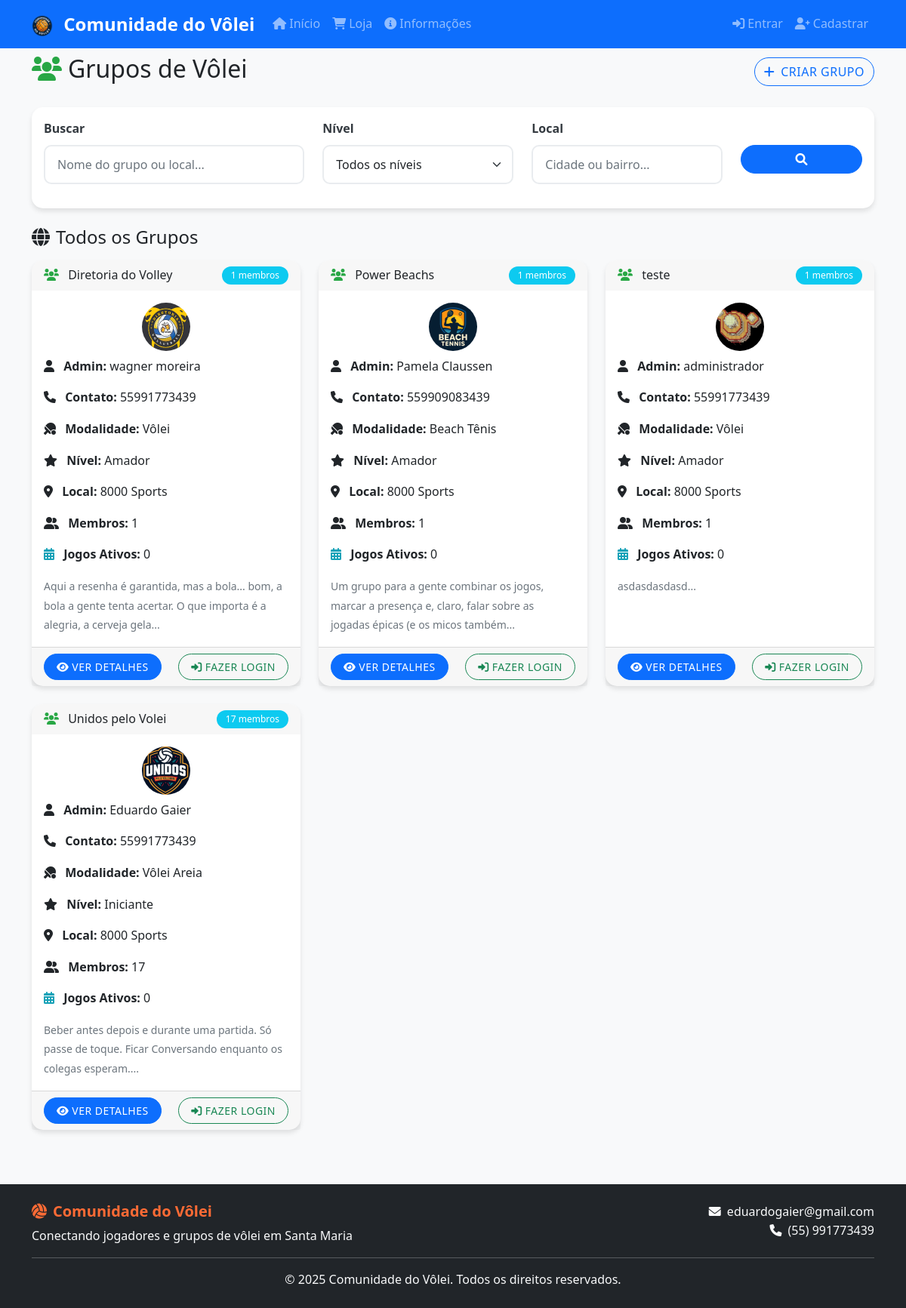
/grupos/grupos.php, run on the app's committed database.
### tables this page shows
CREATE TABLE `grupos` (
  `id` int(11) NOT NULL,
  `nome` varchar(100) NOT NULL,
  `logo_id` int(11) DEFAULT NULL,
  `descricao` text DEFAULT NULL,
  `nivel` enum('Iniciante','Amador','Avançado','Profissional') DEFAULT NULL,
  `administrador_id` int(11) NOT NULL,
  `local_principal` varchar(200) DEFAULT NULL,
  `contato` text DEFAULT NULL,
  `ativo` tinyint(1) DEFAULT 1,
  `data_criacao` timestamp NOT NULL DEFAULT current_timestamp(),
  `modalidade` enum('Vôlei','Vôlei Quadra','Vôlei Areia','Beach Tênis') DEFAULT NULL
);

CREATE TABLE `usuarios` (
  `id` int(11) NOT NULL,
  `nome` varchar(100) NOT NULL,
  `usuario` varchar(50) NOT NULL,
  `cpf` varchar(14) DEFAULT NULL,
  `telefone` varchar(15) DEFAULT NULL,
  `email` varchar(100) NOT NULL,
  `senha` varchar(255) NOT NULL,
  `nivel` enum('Iniciante','Intermediário','Avançado','Profissional') NOT NULL,
  `genero` enum('Masculino','Feminino') NOT NULL DEFAULT 'Masculino',
  `disponibilidade` text DEFAULT NULL,
  `data_aniversario` date DEFAULT NULL,
  `reputacao` int(11) DEFAULT 0,
  `foto_perfil` varchar(255) DEFAULT NULL,
  `data_cadastro` timestamp NOT NULL DEFAULT current_timestamp(),
  `ativo` tinyint(1) DEFAULT 1,
  `is_premium` tinyint(1) DEFAULT 0,
  `premium_ativado_em` timestamp NULL DEFAULT NULL,
  `premium_expira_em` timestamp NULL DEFAULT NULL,
  `ultimo_pagamento` timestamp NULL DEFAULT NULL,
  `is_admin` tinyint(1) DEFAULT 0
);

### includes/db_connect.php (called while the page is built, shortened)
<?php
function executeQuery($pdo, $sql, $params = []) {
    try {
        $stmt = $pdo->prepare($sql);
        $stmt->execute($params);
        return $stmt;
    } catch(PDOException $e) {
        error_log("Erro na query: " . $e->getMessage());
        return false;
    }
}
function isLoggedIn() {
    return isset($_SESSION['user_id']) && !empty($_SESSION['user_id']);
}
?>

### grupos/grupos.php (the view, shortened to what this page needs)
<?php
require_once '../includes/db_connect.php';
$sql = "SELECT g.*, u.nome as admin_nome,
               COUNT(gm.id) as total_membros,
               COUNT(j.id) as total_jogos
        FROM grupos g
        LEFT JOIN usuarios u ON g.administrador_id = u.id
        LEFT JOIN grupo_membros gm ON g.id = gm.grupo_id AND gm.ativo = 1
        LEFT JOIN jogos j ON g.id = j.grupo_id AND j.status = 'Aberto'
        WHERE g.ativo = 1
        GROUP BY g.id
        ORDER BY g.nome";
$stmt = executeQuery($pdo, $sql);
$grupos = $stmt ? $stmt->fetchAll() : [];
include '../includes/header.php';
?>
<div class="row">
    <div class="col-12">
        <div class="d-flex justify-content-between align-items-center mb-4">
            <h2>
                <i class="fas fa-users me-2"></i>Grupos de Vôlei
            </h2>
            <?php if (isLoggedIn()): ?>
                <button class="btn btn-primary" data-bs-toggle="modal" data-bs-target="#criarGrupoModal">
                    <i class="fas fa-plus me-2"></i>Criar Grupo
                </button>
            <?php else: ?>
                <button class="btn btn-outline-primary" onclick="mostrarLoginNecessario()">
                    <i class="fas fa-plus me-2"></i>Criar Grupo
                </button>
            <?php endif; ?>
        </div>
    </div>
</div>
<div class="row mb-4">
    <div class="col-12">
        <div class="card">
            <div class="card-body">
                <form id="filtros-form">
                    <div class="row">
                        <div class="col-md-4 mb-3">
                            <label for="busca" class="form-label">Buscar</label>
                            <input type="text" class="form-control" id="busca" name="busca"
                                   placeholder="Nome do grupo ou local...">
                        </div>
                        <div class="col-md-3 mb-3">
                            <label for="nivel" class="form-label">Nível</label>
                            <select class="form-select" id="nivel" name="nivel">
                                <option value="">Todos os níveis</option>
                            </select>
                        </div>
                        <div class="col-md-3 mb-3">
                            <label for="local" class="form-label">Local</label>
                            <input type="text" class="form-control" id="local" name="local"
                                   placeholder="Cidade ou bairro...">
                        </div>
                        <div class="col-md-2 mb-3">
                            <label class="form-label">&nbsp;</label>
                            <div class="d-grid">
                                <button type="submit" class="btn btn-primary">
                                    <i class="fas fa-search"></i>
                                </button>
                            </div>
                        </div>
                    </div>
                </form>
            </div>
        </div>
    </div>
</div>
<div class="row">
    <div class="col-12">
        <h4 class="mb-3">
            <i class="fas fa-globe me-2"></i>Todos os Grupos
        </h4>
        <?php if (empty($grupos)): ?>
            <div class="text-center py-5">
                <i class="fas fa-users fa-4x text-muted mb-3"></i>
                <h5 class="text-muted">Nenhum grupo encontrado</h5>
                <p class="text-muted">Seja o primeiro a criar um grupo!</p>
                <button class="btn btn-primary" data-bs-toggle="modal" data-bs-target="#criarGrupoModal">
                    <i class="fas fa-plus me-2"></i>Criar Primeiro Grupo
                </button>
            </div>
        <?php else: ?>
            <div class="row" id="grupos-container">
                <?php foreach ($grupos as $grupo): ?>
                    <div class="col-md-6 col-lg-4 mb-4">
                        <div class="card h-100">
                            <div class="card-header d-flex justify-content-between align-items-center">
                                <h6 class="mb-0">
                                    <i class="fas fa-users me-2"></i>
                                    <?php echo htmlspecialchars($grupo['nome']); ?>
                                </h6>
                                <span class="badge bg-info">
                                    <?php echo $grupo['total_membros']; ?> membros
                                </span>
                            </div>
                            <div class="card-body">
                                <?php if (!empty($grupo['logo_id'])): ?>
                                    <div class="mb-2 text-center">
                                        <img src="<?php echo '../../assets/arquivos/logosgrupos/'.(int)$grupo['logo_id'].'.png'; ?>" alt="Logo do grupo" class="rounded-circle" width="64" height="64">
                                    </div>
                                <?php endif; ?>
                                <p class="card-text">
                                    <i class="fas fa-user me-2"></i>
                                    <strong>Admin:</strong> <?php echo htmlspecialchars($grupo['admin_nome']); ?>
                                </p>
                                <p class="card-text">
                                    <i class="fas fa-phone me-2"></i>
                                    <strong>Contato:</strong> <?php echo htmlspecialchars($grupo['contato'] ?? 'Não informado'); ?>
                                </p>
                                <p class="card-text">
                                    <i class="fas fa-table-tennis me-2"></i>
                                    <strong>Modalidade:</strong> <?php echo htmlspecialchars($grupo['modalidade'] ?? 'Não informado'); ?>
                                </p>
                                <p class="card-text">
                                    <i class="fas fa-star me-2"></i>
                                    <strong>Nível:</strong> <?php echo htmlspecialchars($grupo['nivel'] ?? 'Não informado'); ?>
                                </p>
                                <p class="card-text">
                                    <i class="fas fa-map-marker-alt me-2"></i>
                                    <strong>Local:</strong> <?php echo htmlspecialchars($grupo['local_principal']); ?>
                                </p>
                                <p class="card-text">
                                    <i class="fas fa-user-friends me-2"></i>
                                    <strong>Membros:</strong> <?php echo isset($grupo['total_membros']) ? (int)$grupo['total_membros'] : 0; ?>
                                </p>
                                <p class="card-text">
                                    <i class="fas fa-calendar-alt me-2"></i>
                                    <strong>Jogos Ativos:</strong> <?php echo $grupo['total_jogos']; ?>
                                </p>
                                <?php if ($grupo['descricao']): ?>
                                    <p class="card-text">
                                        <small class="text-muted"><?php echo htmlspecialchars(substr($grupo['descricao'], 0, 120)); ?>...</small>
                                    </p>
                                <?php endif; ?>
                            </div>
                            <div class="card-footer">
                                <div class="d-flex justify-content-between">
                                    <a href="grupo.php?id=<?php echo $grupo['id']; ?>" class="btn btn-primary btn-sm">
                                        <i class="fas fa-eye me-1"></i>Ver Detalhes
                                    </a>
                                    <?php
                                    $ja_e_membro = false;
                                    ?>
                                    <?php if (isLoggedIn()): ?>
                                        <?php if (!$ja_e_membro): ?>
                                            <button class="btn btn-success btn-sm" onclick="solicitarEntrada(<?php echo $grupo['id']; ?>)">
                                                <i class="fas fa-user-plus me-1"></i>Entrar
                                            </button>
                                        <?php else: ?>
                                            <span class="badge bg-success">Membro</span>
                                        <?php endif; ?>
                                    <?php else: ?>
                                        <button class="btn btn-outline-success btn-sm" onclick="mostrarLoginNecessario()">
                                            <i class="fas fa-sign-in-alt me-1"></i>Fazer Login
                                        </button>
                                    <?php endif; ?>
                                </div>
                            </div>
                        </div>
                    </div>
                <?php endforeach; ?>
            </div>
        <?php endif; ?>
    </div>
</div>
<link href="https://cdnjs.cloudflare.com/ajax/libs/cropperjs/1.5.13/cropper.min.css" rel="stylesheet">
<?php include '../includes/footer.php'; ?>

### assets/css/style.css (style rules this page uses)
:root { --primary-color: #007bff; --secondary-color: #6c757d; --success-color: #28a745; --danger-color: #dc3545; --warning-color: #ffc107; --info-color: #17a2b8; --light-color: #f8f9fa; --dark-color: #343a40; --volleyball-orange: #ff6b35; --volleyball-blue: #004e89; }
body { font-family: 'Segoe UI', Tahoma, Geneva, Verdana, sans-serif; background-color: #f8f9fa; line-height: 1.6; }
.card { border: none; border-radius: 15px; box-shadow: 0 4px 6px rgba(0, 0, 0, 0.1); transition: transform 0.3s ease, box-shadow 0.3s ease; }
.card-header { border-radius: 15px 15px 0 0 !important; border-bottom: none; font-weight: 600; }
.btn { border-radius: 25px; font-weight: 500; transition: all 0.3s ease; text-transform: uppercase; letter-spacing: 0.5px; }
.btn-sm { padding: 6px 16px; font-size: 0.875rem; }
.badge { font-size: 0.75rem; padding: 6px 12px; border-radius: 20px; font-weight: 500; }
.form-control, .form-select { border-radius: 10px; border: 2px solid #e9ecef; padding: 12px 16px; transition: border-color 0.3s ease, box-shadow 0.3s ease; }
.form-label { font-weight: 600; color: var(--dark-color); margin-bottom: 8px; }
.fa-users { color: var(--success-color); }
.fa-calendar-alt { color: var(--info-color); }

### data on the page
grupos: nome "Diretoria do Volley", total_membros "1", shows a picture, administrador.nome "wagner moreira", contato "55991773439", modalidade "Vôlei", nivel "Amador", local_principal "8000 Sports", total_jogos "0", descricao "Aqui a resenha é garantida, mas a bola... bom, a bola a gente tenta acertar. O que importa é a alegria, a cerveja gela"
grupos: nome "Power Beachs", total_membros "1", shows a picture, administrador.nome "Pamela Claussen", contato "559909083439", modalidade "Beach Tênis", nivel "Amador", local_principal "8000 Sports", total_jogos "0", descricao "Um grupo para a gente combinar os jogos, marcar a presença e, claro, falar sobre as jogadas épicas (e os micos também"
grupos: nome "teste", total_membros "1", shows a picture, administrador.nome "administrador", contato "55991773439", modalidade "Vôlei", nivel "Amador", local_principal "8000 Sports", total_jogos "0", descricao "asdasdasdasd"
grupos: nome "Unidos pelo Volei", total_membros "17", shows a picture, administrador.nome "Eduardo Gaier", contato "55991773439", modalidade "Vôlei Areia", nivel "Iniciante", local_principal "8000 Sports", total_jogos "0", descricao "Beber antes depois e durante uma partida. Só passe de toque. Ficar Conversando enquanto os colegas esperam."
